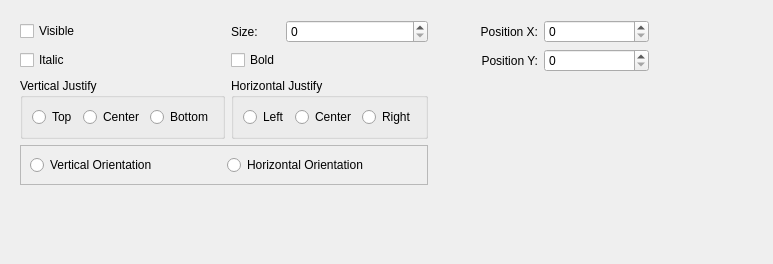
     <widget class="QWidget" name="page_3">
      <property name="geometry">
       <rect>
        <x>0</x>
        <y>0</y>
        <width>773</width>
        <height>264</height>
       </rect>
      </property>
      <attribute name="label">
       <string>(F2) Footprint</string>
      </attribute>
      <layout class="QGridLayout" name="gridLayout_29">
       <item row="0" column="0">
        <widget class="QFrame" name="frame_f2">
         <property name="frameShape">
          <enum>QFrame::NoFrame</enum>
         </property>
         <property name="frameShadow">
          <enum>QFrame::Plain</enum>
         </property>
         <layout class="QGridLayout" name="gridLayout_26">
          <item row="2" column="1" colspan="2">
           <widget class="QGroupBox" name="groupBox_14">
            <property name="title">
             <string>Horizontal Justify</string>
            </property>
            <layout class="QGridLayout" name="gridLayout_28">
             <item row="0" column="0">
              <widget class="QRadioButton" name="F2_hjust_left">
               <property name="text">
                <string>Left</string>
               </property>
              </widget>
             </item>
             <item row="0" column="1">
              <widget class="QRadioButton" name="F2_hjust_center">
               <property name="text">
                <string>Center</string>
               </property>
              </widget>
             </item>
             <item row="0" column="2">
              <widget class="QRadioButton" name="F2_hjust_right">
               <property name="text">
                <string>Right</string>
               </property>
              </widget>
             </item>
            </layout>
           </widget>
          </item>
          <item row="2" column="0">
           <widget class="QGroupBox" name="groupBox_13">
            <property name="title">
             <string>Vertical Justify</string>
            </property>
            <layout class="QGridLayout" name="gridLayout_27">
             <item row="0" column="2">
              <widget class="QRadioButton" name="F2_vjust_center">
               <property name="text">
                <string>Center</string>
               </property>
              </widget>
             </item>
             <item row="0" column="0">
              <widget class="QRadioButton" name="F2_vjust_top">
               <property name="text">
                <string>Top</string>
               </property>
              </widget>
             </item>
             <item row="0" column="3">
              <widget class="QRadioButton" name="F2_vjust_bot">
               <property name="text">
                <string>Bottom</string>
               </property>
              </widget>
             </item>
            </layout>
           </widget>
          </item>
          <item row="0" column="4">
           <widget class="QSpinBox" name="F2_pos_x"/>
          </item>
          <item row="0" column="0">
           <widget class="QCheckBox" name="F2_visible">
            <property name="text">
             <string>Visible</string>
            </property>
           </widget>
          </item>
          <item row="1" column="0">
           <widget class="QCheckBox" name="F2_italic">
            <property name="text">
             <string>Italic</string>
            </property>
           </widget>
          </item>
          <item row="0" column="1">
           <widget class="QLabel" name="label_19">
            <property name="text">
             <string>Size:</string>
            </property>
            <property name="alignment">
             <set>Qt::AlignLeading|Qt::AlignLeft|Qt::AlignVCenter</set>
            </property>
           </widget>
          </item>
          <item row="0" column="2">
           <widget class="QSpinBox" name="F2_size"/>
          </item>
          <item row="0" column="3">
           <widget class="QLabel" name="label_20">
            <property name="text">
             <string>Position X:</string>
            </property>
            <property name="alignment">
             <set>Qt::AlignRight|Qt::AlignTrailing|Qt::AlignVCenter</set>
            </property>
           </widget>
          </item>
          <item row="1" column="1">
           <widget class="QCheckBox" name="F2_bold">
            <property name="text">
             <string>Bold</string>
            </property>
           </widget>
          </item>
          <item row="1" column="2">
           <spacer name="horizontalSpacer_25">
            <property name="orientation">
             <enum>Qt::Horizontal</enum>
            </property>
            <property name="sizeHint" stdset="0">
             <size>
              <width>134</width>
              <height>20</height>
             </size>
            </property>
           </spacer>
          </item>
          <item row="1" column="3">
           <widget class="QLabel" name="label_21">
            <property name="text">
             <string>Position Y:</string>
            </property>
            <property name="alignment">
             <set>Qt::AlignRight|Qt::AlignTrailing|Qt::AlignVCenter</set>
            </property>
           </widget>
          </item>
          <item row="1" column="4">
           <widget class="QSpinBox" name="F2_pos_y"/>
          </item>
          <item row="2" column="3">
           <spacer name="horizontalSpacer_26">
            <property name="orientation">
             <enum>Qt::Horizontal</enum>
            </property>
            <property name="sizeHint" stdset="0">
             <size>
              <width>83</width>
              <height>20</height>
             </size>
            </property>
           </spacer>
          </item>
          <item row="2" column="4">
           <spacer name="horizontalSpacer_27">
            <property name="orientation">
             <enum>Qt::Horizontal</enum>
            </property>
            <property name="sizeHint" stdset="0">
             <size>
              <width>82</width>
              <height>20</height>
             </size>
            </property>
           </spacer>
          </item>
          <item row="2" column="5">
           <spacer name="horizontalSpacer_28">
            <property name="orientation">
             <enum>Qt::Horizontal</enum>
            </property>
            <property name="sizeHint" stdset="0">
             <size>
              <width>83</width>
              <height>20</height>
             </size>
            </property>
           </spacer>
          </item>
          <item row="3" column="0" colspan="3">
           <widget class="QFrame" name="frame_11">
            <property name="frameShape">
             <enum>QFrame::StyledPanel</enum>
            </property>
            <property name="frameShadow">
             <enum>QFrame::Raised</enum>
            </property>
            <layout class="QGridLayout" name="gridLayout_36">
             <item row="0" column="1">
              <widget class="QRadioButton" name="F2_orient_v">
               <property name="text">
                <string>Vertical Orientation</string>
               </property>
              </widget>
             </item>
             <item row="0" column="2">
              <widget class="QRadioButton" name="F2_orient_h">
               <property name="text">
                <string>Horizontal Orientation</string>
               </property>
              </widget>
             </item>
            </layout>
           </widget>
          </item>
         </layout>
        </widget>
       </item>
       <item row="1" column="0">
        <spacer name="verticalSpacer_3">
         <property name="orientation">
          <enum>Qt::Vertical</enum>
         </property>
         <property name="sizeHint" stdset="0">
          <size>
           <width>20</width>
           <height>40</height>
          </size>
         </property>
        </spacer>
       </item>
      </layout>
     </widget>
